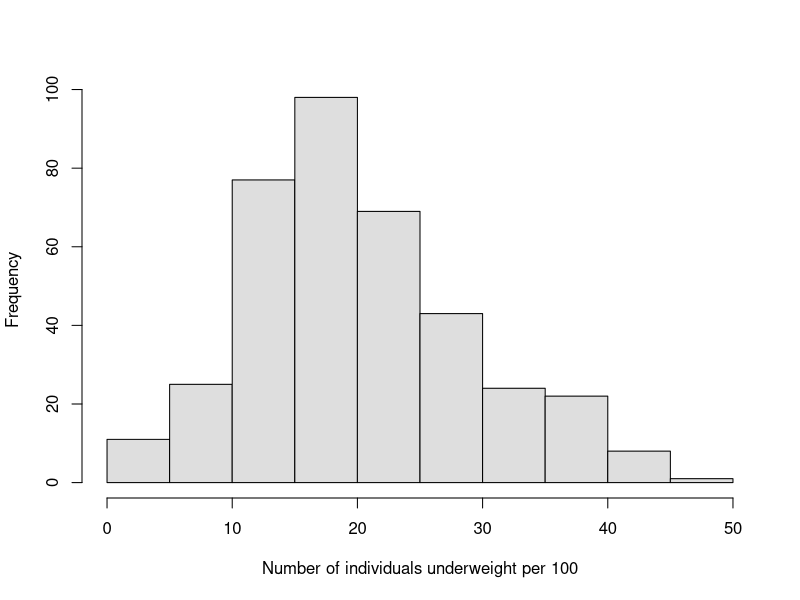
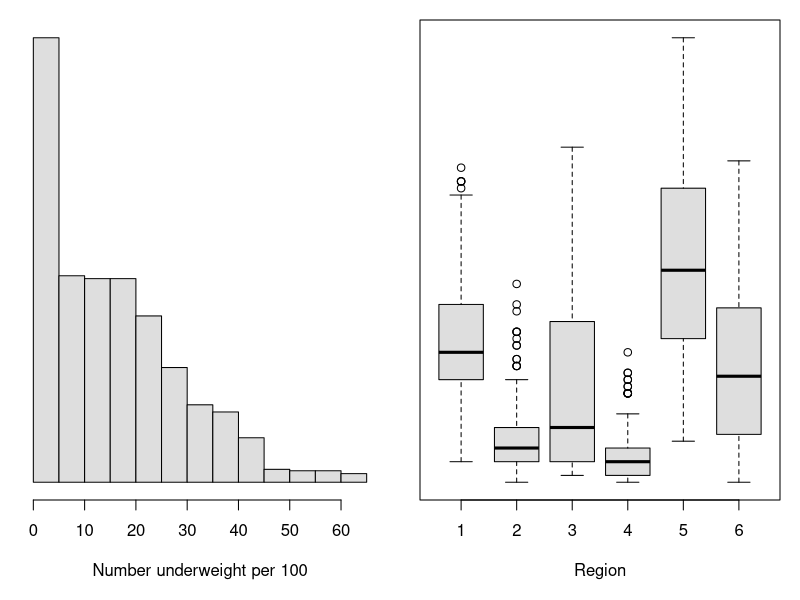
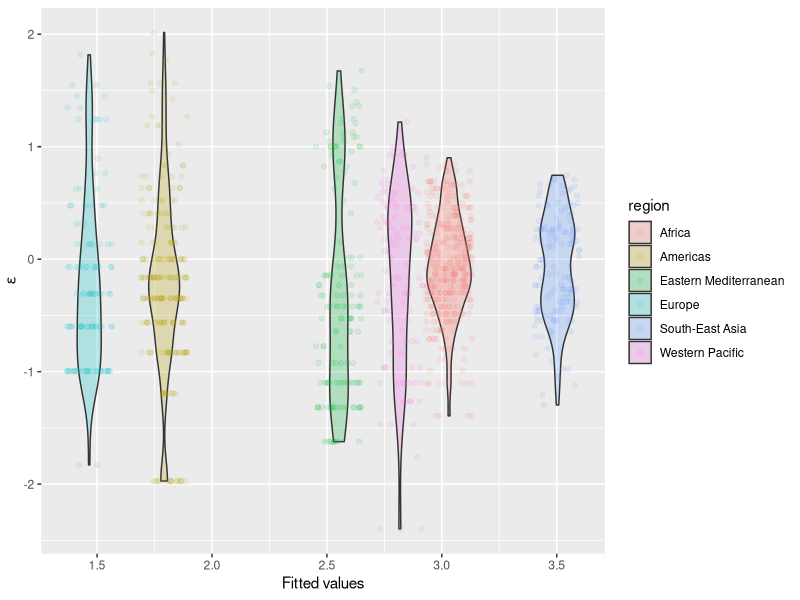
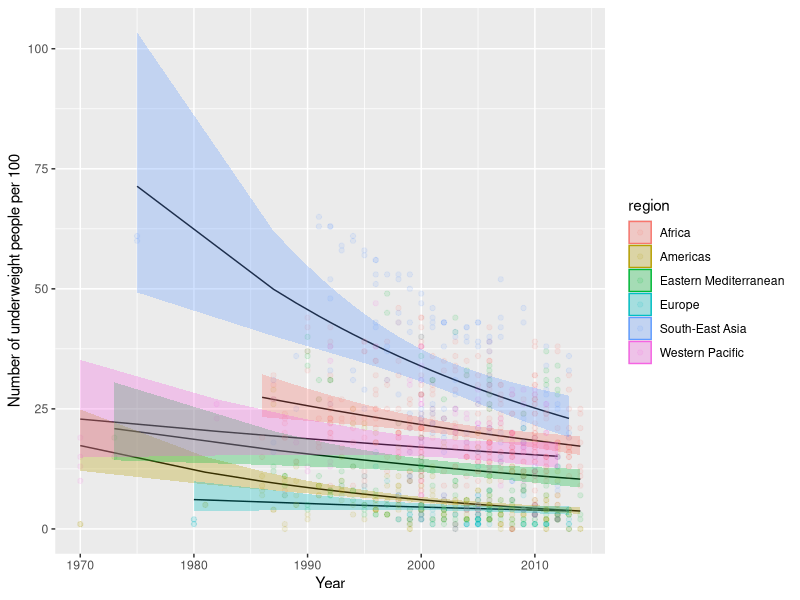

Reproduce these figures in R, in order.
## ---- chunk 1

## ---- chunk 2
library(tidyverse) # For everything we love
library(MASS) # For negative.binomial family
library(car) # For Anova()
## ---- chunk 3
# Read in the data
uw <- read.csv("data/weights.csv")

# Look at the data
head(uw)
## ---- chunk 4
# Now we need to make the counts into an integer because these are
# counts and counts are
uw$number <- as.integer(uw$number)
## ---- chunk 5
# Make a new dataframe that contains only those records for which
# the region is `Africa`
africa <-
  uw %>%
  filter(region == "Africa")
## ---- chunk 6
hist(africa$number,
  col = "gray87",
  main = "",
  xlab = "Number of individuals underweight per 100"
)
## ---- chunk 7
# Fit the model, being sure to specify
# the appropriate error distribution and
# link function.
model <- glm(number ~ year + sex,
  data = africa,
  family = "negative.binomial"(theta = 1)
)
## ---- chunk 8
# Print the summary of the model
summary(model)
## ---- chunk 9
# Predict mean values of female
female <- 36.269089 - 0.016632 * mean(africa$year)
female

# Now, we need to use the inverse of the link function to get our prediction.
# Since the link function was 'log', we use:
exp(female)
## ---- chunk 10
# Look at the first 10 rows of data
head(uw, 10)

# Let's find out how many unique regions we have in the data set
unique(uw$region)
## ---- chunk 11
# Make a histogram
par(mfrow = c(1, 2), mar = c(5, 1, 1, 1))
hist(uw$number,
  yaxt = "n", ylab = "", col = "gray87", main = "",
  xlab = "Number underweight per 100"
)

# Make a boxplot
boxplot(number ~ region,
  data = uw, xaxt = "n", xlab = "Region", yaxt = "n",
  col = "gray87"
)
axis(1, labels = NULL)

# Resetting your mfrow parameter at the end of the code
par(mfrow = c(1, 1))
## ---- chunk 12
nb.mod <- glm(
  formula = number ~ region,
  data = uw,
  family = "negative.binomial"(theta = 1)
)
## ---- chunk 13
ggplot(nb.mod, aes(x = .fitted, y = .resid, fill = region)) +
  geom_violin(alpha = 0.25) +
  geom_jitter(aes(color = region), width = .1, alpha = 0.1) +
  xlab("Fitted values") +
  ylab(expression(paste(epsilon)))
## ---- chunk 14
# Example:
Anova(nb.mod, Type = "III")
## ---- chunk 15
# Get the summary of the model coefficients
res <- summary(nb.mod)$coefficients
res

# Now, make the predictions
preds <- c()
for (i in 1:nrow(res)) {
  if (i == 1) {
    preds[i] <- exp(res[1, 1])
  } else {
    preds[i] <- exp(res[1, 1] + res[i, 1])
  }
}

# Give the vector names to facilitate comparison
names(preds) <- row.names(res)
names(preds) <- gsub(names(preds), pattern = "region", replacement = "")
names(preds)[1] <- "Africa"

# Print the results
preds
## ---- chunk 16
# Fit the models
nb.add <- glm.nb(formula = number ~ region + year, data = uw)
nb.int <- glm.nb(formula = number ~ region * year, data = uw)

# Look at the results
AIC(nb.add, nb.int)

# No evidence for a significant interaction at alpha of 0.05
library(car)
Anova(nb.int, Type = "III")
## ---- chunk 17

pd <- data.frame(unique(data.frame(uw$region, uw$year)))
names(pd) <- c("region", "year")

prep <- data.frame(
  predict(nb.int, pd, type = "link", se.fit = TRUE)
)
prep$lwr <- prep$fit + prep$se.fit * qnorm(0.025)
prep$upr <- prep$fit + prep$se.fit * qnorm(0.975)

pred <- apply(prep, 2, exp)

preds <- data.frame(pd, pred)

ggplot(preds, aes(x = year, y = fit, fill = region)) +
  geom_line() +
  geom_point(aes(x = year, y = number, color = region), data = uw, alpha = 0.1) +
  geom_ribbon(aes(ymin = lwr, ymax = upr, color = NULL), alpha = .3) +
  xlab("Year") +
  ylab("Number of underweight people per 100")
